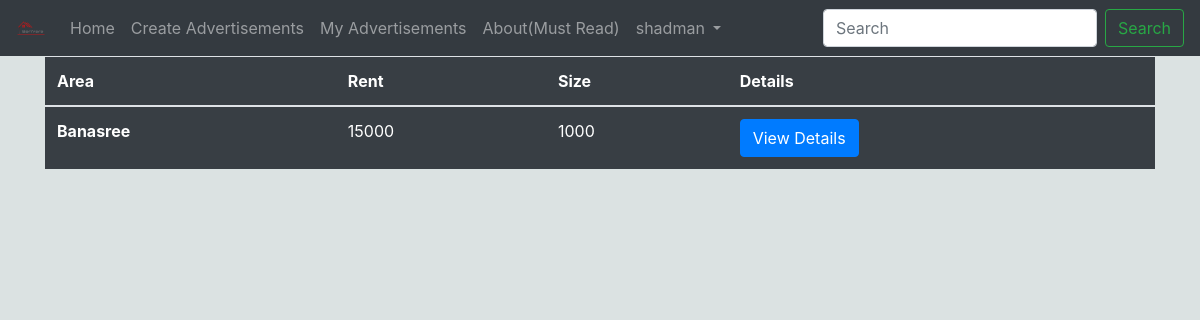
The app's page /house/myAdvertisements (signed in) with its own data.
### house/models.py (models this page shows, shortened)
class advertisement(models.Model):
    area = models.ForeignKey(area,null=True,on_delete= models.SET_NULL)
    address=models.CharField(max_length=100)
    bedroom=models.PositiveIntegerField()
    bathroom=models.PositiveIntegerField()
    rent=models.PositiveIntegerField()
    size=models.PositiveIntegerField()
    owner= models.ForeignKey(User,on_delete=models.CASCADE)
    cover_photo= models.ImageField(blank=False, null=False)
    phone_number=models.CharField(max_length=11)

class area (models.Model):
    area = models.CharField(max_length=50, unique=True)
    def __str__(self) -> str:
        return self.area

### house/views.py (the view)
# urls.py: path('myAdvertisements',views.myAdvertisements,name='myAdvertisements'),
@login_required(login_url='loginPage')
def myAdvertisements(request):
    advertisements = advertisement.objects.all().order_by('-id')
    context = {'advertisements':advertisements}
    return render (request, 'my_advertisements.html',context)

### house/templates/my_advertisements.html
{% extends 'base_homepage.html' %}
{% load static %}
{% block content %}
<div class="container">
    <table class="table" id="table">
        <thead>
            <tr>
                <th scope="col">Area</th>
                <th scope="col">Rent</th>
                <th scope="col">Size</th>
                <th scope="col">Details</th>
            </tr>
        </thead>
        <tbody>
            {% for advertisement in advertisements %}
            {% if advertisement.owner == user %}
            <tr>
                <th scope="row">{{advertisement.area}}</th>
                <td>{{advertisement.rent}}</td>
                <td>{{advertisement.size}}</td>
                <td><a href="{% url 'advertisementDetails' advertisement.pk %}" class="btn btn-primary">View Details</a>
                </td>
            </tr>
            {% endif %}
            {% endfor%}
        </tbody>
    </table>
</div>
{% endblock %}

### house/templates/base_homepage.html (shortened to what this page needs)
{% load static %}
<!DOCTYPE html>
<html lang="en">
<head>
    <link rel="stylesheet" href="https://maxcdn.bootstrapcdn.com/bootstrap/4.0.0/css/bootstrap.min.css"
>
    <link rel="stylesheet" href="{% static 'css/createAdvertisement.css' %}">
    <link rel="stylesheet" href="{% static 'css/advertisementDetails.css' %}">
    <link rel="stylesheet" href="{% static 'css/myAdvertisements.css' %}">
    <link rel="stylesheet" href="{% static 'css/myProfile.css' %}">
</head>
<body>
    <nav class="navbar navbar-expand-lg navbar-dark bg-dark">
        <a class="navbar-brand" href="{% url 'homePage' %}">
            <img src="/static/images/Logo.png" width="30" height="30" class="d-inline-block align-top" alt="">
        </a>
        <div class="collapse navbar-collapse" id="navbarSupportedContent">
            <ul class="navbar-nav mr-auto">
                <li class="nav-item">
                    <a class="nav-link" href="{% url 'homePage' %}">Home <span class="sr-only">(current)</span></a>
                </li>
                <li class="nav-item">
                    <a class="nav-link" href="{% url 'createAdvertisement' %}">Create Advertisements </a>
                </li>
                <li class="nav-item">
                    <a class="nav-link" href="{% url 'myAdvertisements' %}">My Advertisements </a>
                </li>
                <li class="nav-item">
                    <a class="nav-link" href="#">About(Must Read)</a>
                </li>
                <li class="nav-item dropdown">
                    <a class="nav-link dropdown-toggle" href="#" id="navbarDropdown" role="button"
                        data-toggle="dropdown" aria-haspopup="true" aria-expanded="false">
                        {{request.user}}
                    </a>
                </li>
            </ul>
            <form class="form-inline my-2 my-lg-0" method="GET" action="{% url 'searchByArea' %}">
                <input class="form-control mr-sm-2" type="search" placeholder="Search" aria-label="Search" name="query">
                <button class="btn btn-outline-success my-2 my-sm-0" type="submit">Search</button>
            </form>
        </div>
    </nav>
    {% block content%}
    {% endblock %}
</body>
</html>

### static/css/myAdvertisements.css (style rules this page uses)
#table { background-color: #383E44; color: white; }

### house/templates/base_homepage.html (style rules this page uses)
body { background-color: rgb(219, 226, 226); }

### records on screen
advertisement: area "Banasree", rent "15000", size "1000"

### other values on screen
{{ request.user }} "shadman"
